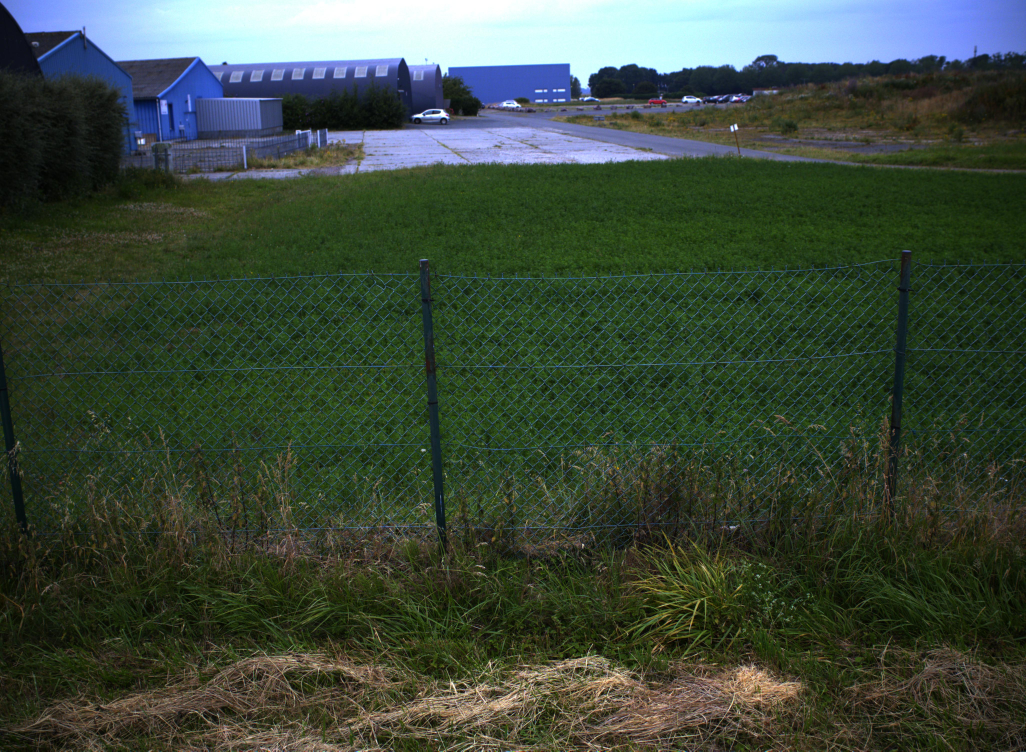
#> input picture Datasets/selected/Image0004.jpg, 4104 x 3006 px, found by its file name (shown at 1/4 size)
$ python opencv_sift.py
#> lines starting #> are read from the running program, lines starting #| are printed output that depends on the picture
import numpy as np
import cv2
from matplotlib import pyplot as plt
import os
import matches_selection

dirname = os.path.dirname(os.path.dirname(os.path.dirname(__file__)))
data_path = os.path.join(dirname, 'Datasets')

# Image name between 3434 and 3444 for tea_scene
filename = os.path.join(data_path, 'selected/Image0004.JPG')
im1 = cv2.imread(filename, 0)
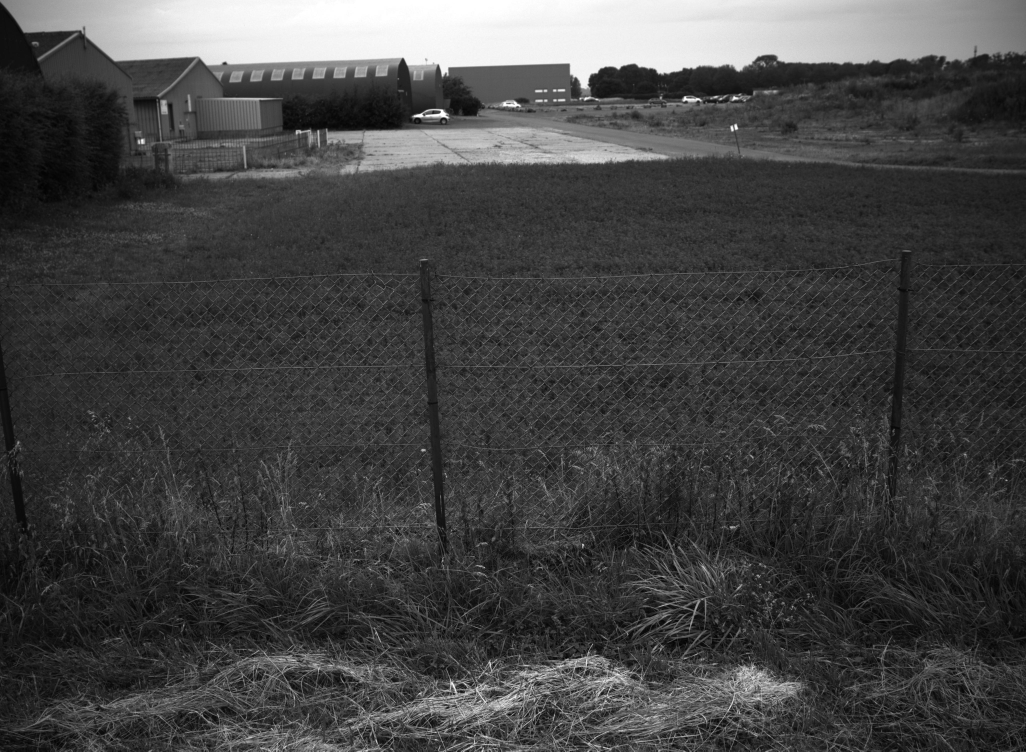
#> im1: shape (3006, 4104) (shown at 1/4 size); min 0, max 255, mean 67.6
filename = os.path.join(data_path, 'selected/Image0011.JPG')
im2 = cv2.imread(filename, 0)
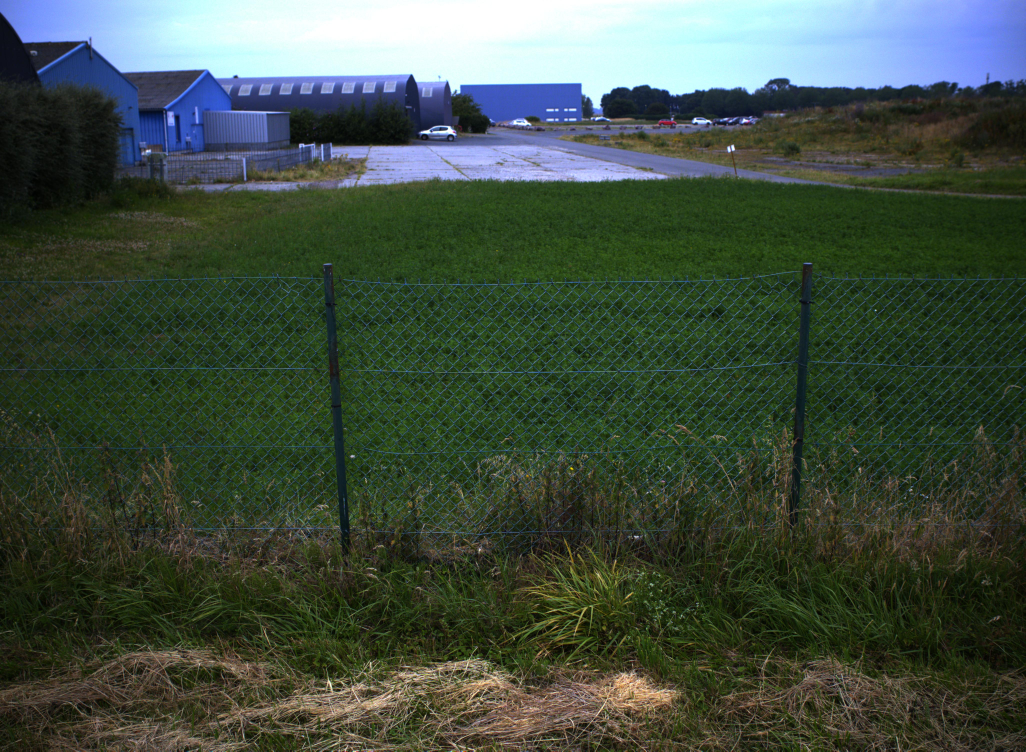
#> input picture Datasets/selected/Image0011.jpg, 4104 x 3006 px, found by its file name (shown at 1/4 size)
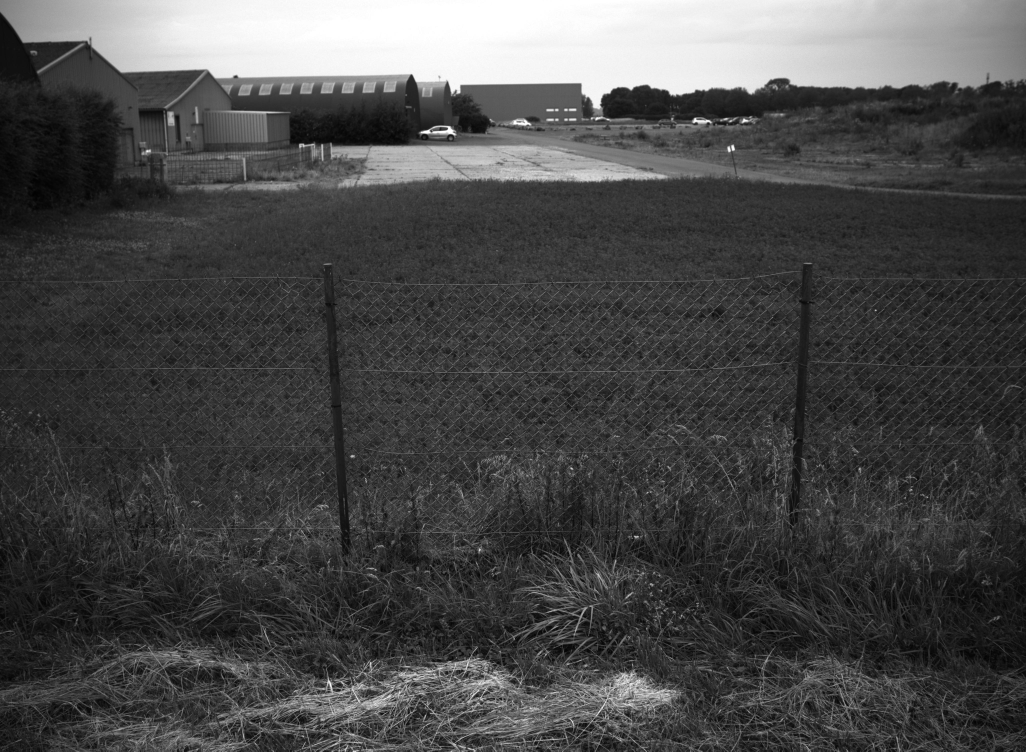
#> im2: shape (3006, 4104) (shown at 1/4 size); min 0, max 255, mean 72.4

filename = os.path.join(data_path, 'selected/Image0004_crop.JPG')
im3 = cv2.imread(filename, 0)
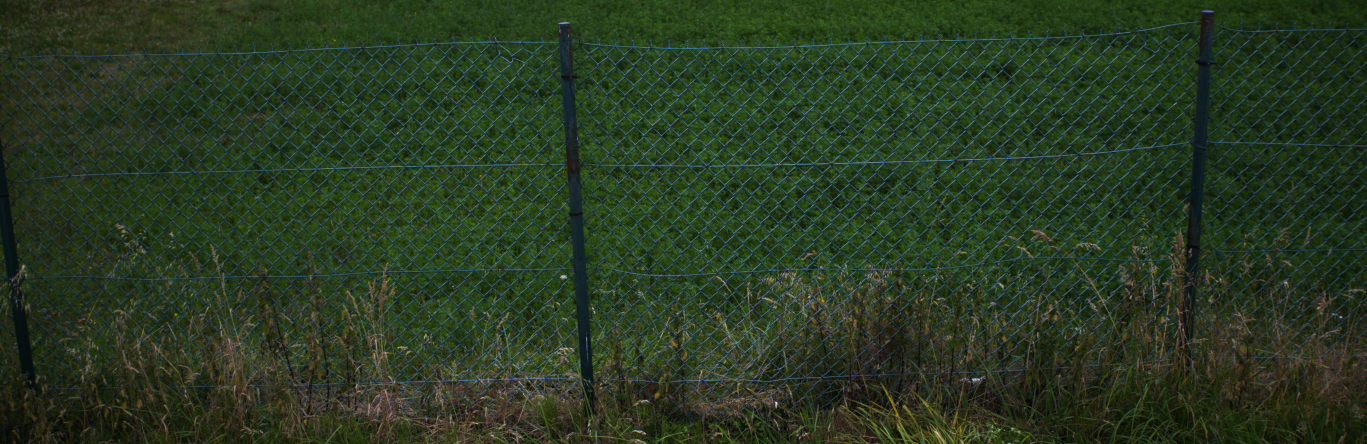
#> input picture Datasets/selected/Image0004_crop.jpg, 4101 x 1332 px, found by its file name (shown at 1/3 size)
#> im3: shape (1332, 4101); min 0, max 250, mean 50.1
filename = os.path.join(data_path, 'selected/Image0011_crop.JPG')
im4 = cv2.imread(filename, 0)
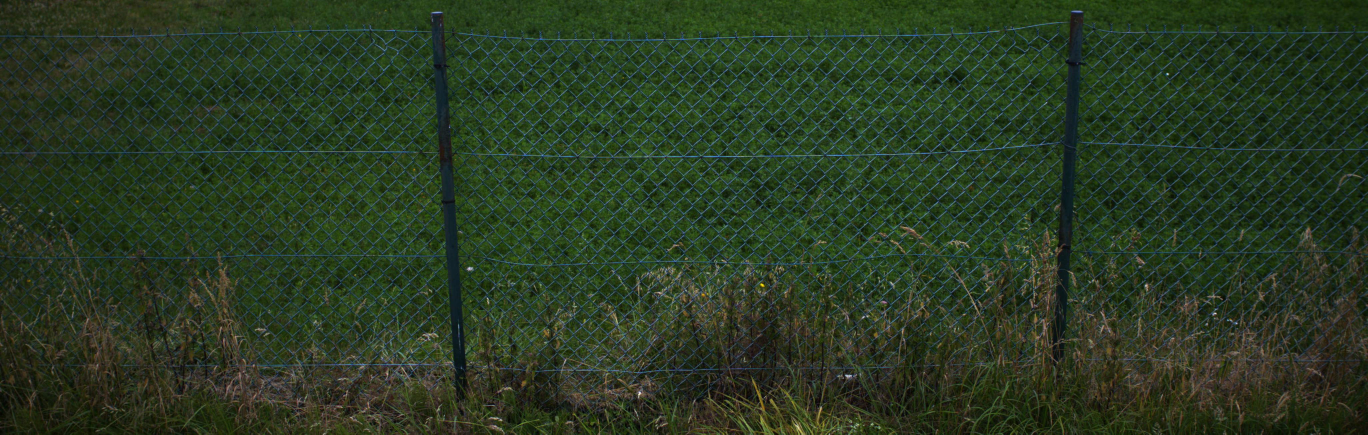
#> input picture Datasets/selected/Image0011_crop.jpg, 4104 x 1303 px, found by its file name (shown at 1/3 size)
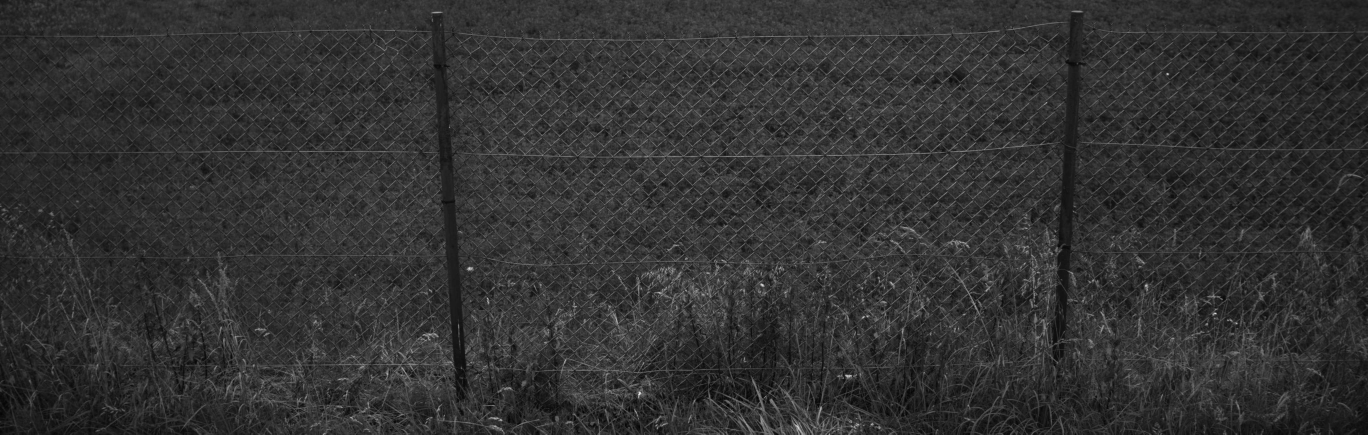
#> im4: shape (1303, 4104) (shown at 1/3 size); min 0, max 255, mean 50.4


# [36 lines left out: functions sift_kp, match_points_sift_knn, plot_matches_sift, not called in this run]


class sift(object):

    # [21 lines left out: functions __init__, fit, not called in this run]
